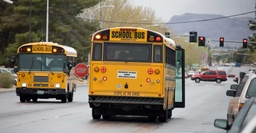
#> input picture images/bus_original.jpg, 256 x 133 px, shrunk from 1440 x 750 before the run
$ python main.py
#> lines starting #> are read from the running program, lines starting #| are printed output that depends on the picture
import os
from platform import system

import numpy as np
import cv2

def clamp(val, min, max):
    if val <= min:
        return min
    elif val >= max:
        return max
    return val

def normalize_v(v, min, max):
    v[:] = np.clip(v, min, max)

def ParseImage(path):
    return cv2.imread(path, cv2.IMREAD_COLOR)

# [9 lines left out: function PrintErrors, not called in this run]

def GetNeighbors4(arr, i, j):
    nRows, nColumns, _ = np.shape(arr)
    neighbors = []

    directions = [(-1, 0), (1, 0), (0, 1), (0, -1)]

    for dx, dy in directions:
        ei = i + dx
        ej = j + dy

        if 0 <= ei < nRows and 0 <= ej < nColumns:
            neighbors.append(arr[ei, ej])
        else:
            neighbors.append([0, 0, 0])
    return neighbors

def GetNeighbors16(arr, i, j):
    nRows, nColumns, _ = np.shape(arr)
    neighbors = []

    directions = [(-1, -1), (-1, 0), (-1, 1), (-1, 2), (0, -1), (0, 0), (0, 1), (0, 2), (1, -1), (1, 0), (1, 1), (1, 2), (2, -1), (2, 0), (2, 1), (2, 2)]

    for dx, dy in directions:
        ei = i + dx
        ej = j + dy

        if 0 <= ei < nRows and 0 <= ej < nColumns:
            neighbors.append(arr[ei, ej])
        else:
            neighbors.append([0, 0, 0])
    return neighbors

def BicubicInterp(arr, w, h):
    nOriginalHeight, nOriginalWidth = arr.shape[:2]
    new_image = np.zeros((h, w, 3), dtype=arr.dtype)

    flXScale = nOriginalWidth / w
    flYScale = nOriginalHeight / h

    for i in range(h):
        for j in range(w):
            flNewX = j * flXScale
            flNewY = i * flYScale
            iNewX = clamp(int(j * flXScale), 0, nOriginalWidth - 1)
            iNewY = clamp(int(i * flYScale), 0, nOriginalHeight - 1)
            vOffset = np.array([flNewX - iNewX, flNewY - iNewY])
            n = GetNeighbors16(arr, iNewY, iNewX)
            splinesX = np.array([[n[0], n[1], n[2], n[3]],
                                 [n[4], n[5], n[6], n[7]],
                                 [n[8], n[9], n[10], n[11]],
                                 [n[12], n[13], n[14], n[15]]])

            Q1 = -0.5 * vOffset + vOffset ** 2 - 0.5 * vOffset ** 3
            Q2 = 1.0 - 2.5 * vOffset ** 2 + 1.5 * vOffset ** 3
            Q3 = 0.5 * vOffset + 2.0 * vOffset ** 2 - 1.5 * vOffset ** 3
            Q4 = -0.5 * vOffset ** 2 + 0.5 * vOffset ** 3

            splinesY = np.zeros((4, 3), dtype=np.float32)

            for idx in range(0, 4):
                splinesY[idx] = splinesX[idx][0] * Q1[0] + splinesX[idx][1] * Q2[0] + splinesX[idx][2] * Q3[0] + splinesX[idx][3] * Q4[0]

            vResult = splinesY[0] * Q1[1] + splinesY[1] * Q2[1] + splinesY[2] * Q3[1] + splinesY[3] * Q4[1]
            normalize_v(vResult, 0, 255)

            new_image[i, j] = vResult

    return new_image

def BilinearInterp(arr, w, h):
    nOriginalHeight, nOriginalWidth = arr.shape[:2]
    new_image = np.zeros((h, w, 3), dtype=arr.dtype)

    flXScale = nOriginalWidth / w
    flYScale = nOriginalHeight / h

    for i in range(h):
        for j in range(w):
            flNewX = j * flXScale
            flNewY = i * flYScale
            iNewX = clamp(int(j * flXScale), 0, nOriginalWidth - 1)
            iNewY = clamp(int(i * flYScale), 0, nOriginalHeight - 1)
            flLeftColorMultiplier = flNewX - iNewX
            flRightColorMultiplier = 1 - flLeftColorMultiplier
            flTopColorMultiplier = flNewY - iNewY
            flBottomColorMultiplier = 1 - flTopColorMultiplier

            n = GetNeighbors4(arr, iNewY, iNewX)

            top, bottom = np.array(n[0]), np.array(n[1])
            right, left = np.array(n[2]), np.array(n[3])

            vAvgY = (top*flTopColorMultiplier+bottom*flBottomColorMultiplier)
            vAvgX = (right*flRightColorMultiplier+left*flLeftColorMultiplier)
            vAvg = (vAvgX + vAvgY)*0.5

            new_image[i, j] = vAvg

    return new_image


def NNInterp(arr, w, h):
    nOriginalHeight, nOriginalWidth = arr.shape[:2]
    new_image = np.zeros((h, w, 3), dtype=arr.dtype)

    flXScale = nOriginalWidth / w
    flYScale = nOriginalHeight / h

    for i in range(h):
        for j in range(w):
            iNewX = clamp(int(j * flXScale), 0, nOriginalWidth - 1)
            iNewY = clamp(int(i * flYScale), 0, nOriginalHeight - 1)

            new_image[i, j] = arr[iNewY, iNewX]

    return new_image


def CalculateError(original, interpolated):
    original = original.astype(float)
    interpolated = interpolated.astype(float)
    error_matrix = original - interpolated

    first_norm = np.sum(np.abs(error_matrix))
    frobenius_norm = np.sqrt(np.sum(error_matrix ** 2))
    inf_norm = np.max(np.abs(error_matrix))

    mse = np.mean(error_matrix ** 2)

    PIXEL_MAX = 255.0
    psnr = 20 * np.log10(PIXEL_MAX / np.sqrt(mse)) if mse > 0 else float('inf')
    rmse = np.sqrt(mse)
    mae = np.mean(np.abs(error_matrix))

    return {
        'first_norm': first_norm,
        'frobenius_norm': frobenius_norm,
        'inf_norm': inf_norm,
        'mse': mse,
        'psnr': psnr,
        'rmse': rmse,
        'mae': mae
    }

def PrintErrors(error_nn, error_bilinear, error_bicubic):
    print("\nInterpolation Error Comparison:")
    print("=" * 80)
    metrics = ['first_norm', 'frobenius_norm', 'inf_norm', 'mse', 'psnr', 'rmse', 'mae']
    print(f"{'Method':<15} | " + " | ".join(f"{m:<12}" for m in metrics))
    print("-" * 80)

    for method, errors in [
        ("Nearest Neighbor", error_nn),
        ("Bilinear", error_bilinear),
        ("Bicubic", error_bicubic)
    ]:
        values = [f"{errors[m]:<12.4f}" for m in metrics]
        print(f"{method:<15} | " + " | ".join(values))

    print("-" * 80)

# [71 lines left out: functions InterpExample, InterpZoomExample, not called in this run]

def Main():
    original = ParseImage("./images/bus_original.jpg")
#> in ParseImage, returned value is the input picture: shape (133, 256, 3); mean B, G, R 106.6, 121.5, 130.9
    small = ParseImage("./images/bus_small.jpg")
#> call 2 of ParseImage, with path = './images/bus_small.jpg'
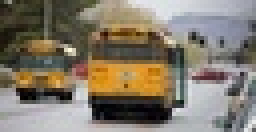
#> input picture images/bus_small.jpg, 64 x 33 px, shrunk from 360 x 188 before the run (shown 4 times larger)
#> in ParseImage, returned value is the input picture: shape (33, 64, 3); mean B, G, R 106.6, 121.5, 130.8

    nOriginalHeight, nOriginalWidth = original.shape[:2]
#> nOriginalHeight = 133; nOriginalWidth = 256

    dir = "./results"

    # os.makedirs(dir, exist_ok=True)
    #
    resized_nn = NNInterp(small, nOriginalWidth, nOriginalHeight)
#> after the loop in NNInterp, `for i in range(h):`:
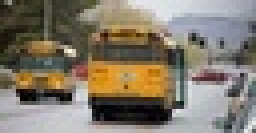
#> new_image: shape (133, 256, 3); mean B, G, R 106.9, 121.7, 130.9
    resized_bilinear = BilinearInterp(small, nOriginalWidth, nOriginalHeight)
#> after the loop in BilinearInterp, `for i in range(h):`:
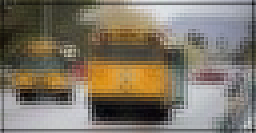
#> new_image: shape (133, 256, 3); mean B, G, R 103, 117.7, 126.8
    resized_bicubic = BicubicInterp(small, nOriginalWidth, nOriginalHeight)
#> after the loop in BicubicInterp, `for i in range(h):`:
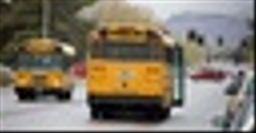
#> new_image: shape (133, 256, 3); mean B, G, R 104.5, 119.4, 128.6

    error_nn = CalculateError(original, resized_nn)
#> in CalculateError, `error_matrix = original - interpolated`:
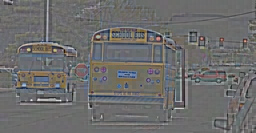
#> error_matrix: shape (133, 256, 3) float64; mean B, G, R -0.3, -0.2, -0.1; drawn with min black and max white
    error_bilinear = CalculateError(original, resized_bilinear)
#> in CalculateError (call 2), `error_matrix = original - interpolated`:
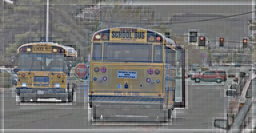
#> error_matrix: shape (133, 256, 3) float64; mean B, G, R 3.6, 3.8, 4.1; drawn with min black and max white
    error_bicubic = CalculateError(original, resized_bicubic)
#> in CalculateError (call 3), `error_matrix = original - interpolated`:
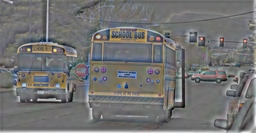
#> error_matrix: shape (133, 256, 3) float64; mean B, G, R 2, 2.2, 2.3; drawn with min black and max white

    PrintErrors(error_nn, error_bilinear, error_bicubic)
#> the loop in PrintErrors, `for method, errors in [ ("Nearest Neighbor", error_nn), ("Bilinear", e..` made 3 passes
#> method on passes 1 to 3: 'Nearest Neighbor', 'Bilinear', 'Bicubic'
#| Nearest Neighbor | 1728474.0000 | 8444.6634    | 219.0000     | 698.1550     | 19.6913      | 26.4226      | 16.9219
#| Bilinear        | 2664865.0000 | 12165.7793   | 213.0000     | 1448.9954    | 16.5201      | 38.0657      | 26.0893
#| Bicubic         | 2178399.0000 | 10725.9444   | 201.0000     | 1126.3107    | 17.6142      | 33.5606      | 21.3267

    #InterpExample("./images/bus_original.jpg", "./images/bus_small.jpg")

if __name__ == '__main__':
    Main()
